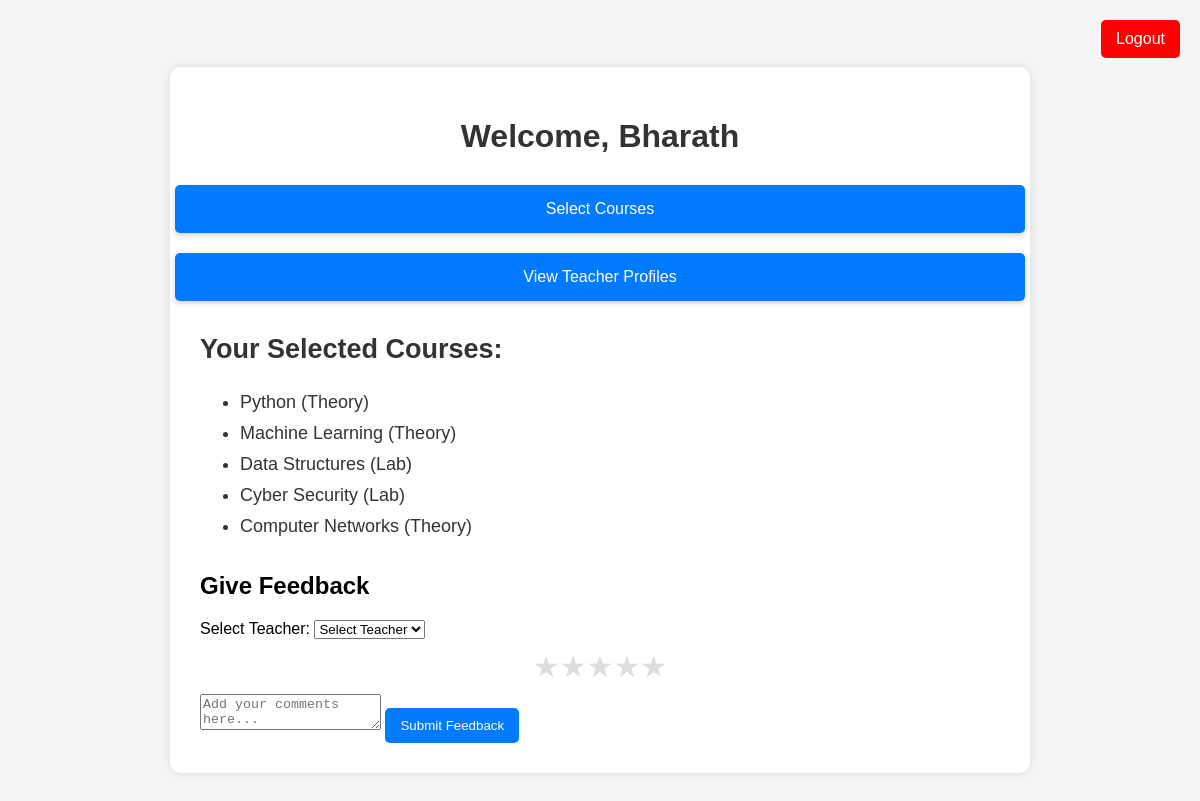
The app's page /student_dashboard (signed in) with its own data.
### models.py (models this page shows)
class User(db.Model):
    __tablename__ = 'users'  # Ensure this matches your actual table name
    id = db.Column(db.Integer, primary_key=True)
    name = db.Column(db.String(100), nullable=False)
    email = db.Column(db.String(100), unique=True, nullable=False)
    password = db.Column(db.String(200), nullable=False)
    selected_courses = relationship('StudentCourse', backref='user', lazy=True)

class Course(db.Model):
    __tablename__ = 'courses'  # Ensure this matches your actual table name
    id = db.Column(db.Integer, primary_key=True)
    name = db.Column(db.String(100))
    course_type = db.Column(db.String(50))
    subject = db.Column(db.String(100))  # Fixed case
    student_courses = relationship('StudentCourse', back_populates='course', cascade='all, delete-orphan')

### app.py (the view)
@app.route('/student_dashboard')
def student_dashboard():
    user_id = session.get('user_id')  # Get the logged-in user's ID from session
    if user_id:
        user = User.query.get(user_id)  # Get user info
        selected_courses = StudentCourse.query.filter_by(student_id=user.id).all()
        courses = []
        for student_course in selected_courses:
            course = Course.query.get(student_course.course_id)  # Fetch course details
            if course:
                courses.append(course)  # Add to the list if course is found
        print("Selected Courses:", courses)
    else:
        user = None
        courses = []
    return render_template('student_dashboard.html', user=user, courses=courses)

### templates/student_dashboard.html (shortened to what this page needs)
<!DOCTYPE html>
<html lang="en">
<head>
</head>
<body>
    <a class="logout-button" href="/logout">Logout</a>
    <div class="container">
        <h1>Welcome, {{ user.name }}</h1>
        <div class="button-container">
            <a class="button" href="/select_courses">Select Courses</a>
            <a class="button" href="/teacher_profiles">View Teacher Profiles</a>
        </div>
        <div class="course-list">
            <h2>Your Selected Courses:</h2>
            <ul>
                {% if courses %}
                    {% for course in courses %}
                        <li>{{ course.name }} ({{ course.course_type }})</li>
                    {% endfor %}
                {% else %}
                    <li>No courses selected.</li>
                {% endif %}
            </ul>
        </div>
        <div class="feedback-section">
            <h2>Give Feedback</h2>
            <label for="teacher">Select Teacher:</label>
            <select id="teacher" required>
                <option value="">Select Teacher</option>
            </select>
            <div class="rating">
                <span class="star" data-value="1">★</span>
                <span class="star" data-value="2">★</span>
                <span class="star" data-value="3">★</span>
                <span class="star" data-value="4">★</span>
                <span class="star" data-value="5">★</span>
            </div>
            <textarea id="feedbackComments" placeholder="Add your comments here..."></textarea>
            <button id="submitFeedback">Submit Feedback</button>
        </div>
    </div>
</body>
</html>

### templates/student_dashboard.html (style rules this page uses)
body { font-family: Arial, sans-serif; margin: 0; padding: 20px; background-color: #f4f4f4; display: flex; justify-content: center; align-items: center; height: 100vh; position: relative; }
.container { text-align: center; background-color: white; padding: 30px; width: 800px; border-radius: 10px; box-shadow: 0 0 10px rgba(0, 0, 0, 0.1); }
h1 { margin-bottom: 20px; color: #333; }
.button-container { display: flex; flex-direction: column; align-items: center; }
.button { display: inline-block; padding: 15px 25px; margin: 10px 0; text-decoration: none; color: white; background-color: #007BFF; border-radius: 5px; width: 800px; transition: background-color 0.3s, transform 0.3s; box-shadow: 0 2px 5px rgba(0, 0, 0, 0.2); }
.course-list { margin-top: 20px; text-align: left; font-size: 18px; color: #333; }
.course-list li { padding: 5px 0; }
.logout-button { position: absolute; top: 20px; right: 20px; padding: 10px 15px; background-color: red; color: white; border: none; border-radius: 5px; cursor: pointer; transition: background-color 0.3s, transform 0.3s; text-decoration: none; }
.feedback-section { margin-top: 30px; text-align: left; }
.rating { display: flex; justify-content: center; margin: 10px 0; }
.star { font-size: 30px; color: #ddd; cursor: pointer; }
#submitFeedback { margin-top: 10px; padding: 10px 15px; background-color: #007BFF; color: white; border: none; border-radius: 5px; cursor: pointer; }

### records on screen
User: name "Bharath"
Course: name "Python", course_type "Theory"
Course: name "Machine Learning", course_type "Theory"
Course: name "Data Structures", course_type "Lab"
Course: name "Cyber Security", course_type "Lab"
Course: name "Computer Networks", course_type "Theory"
